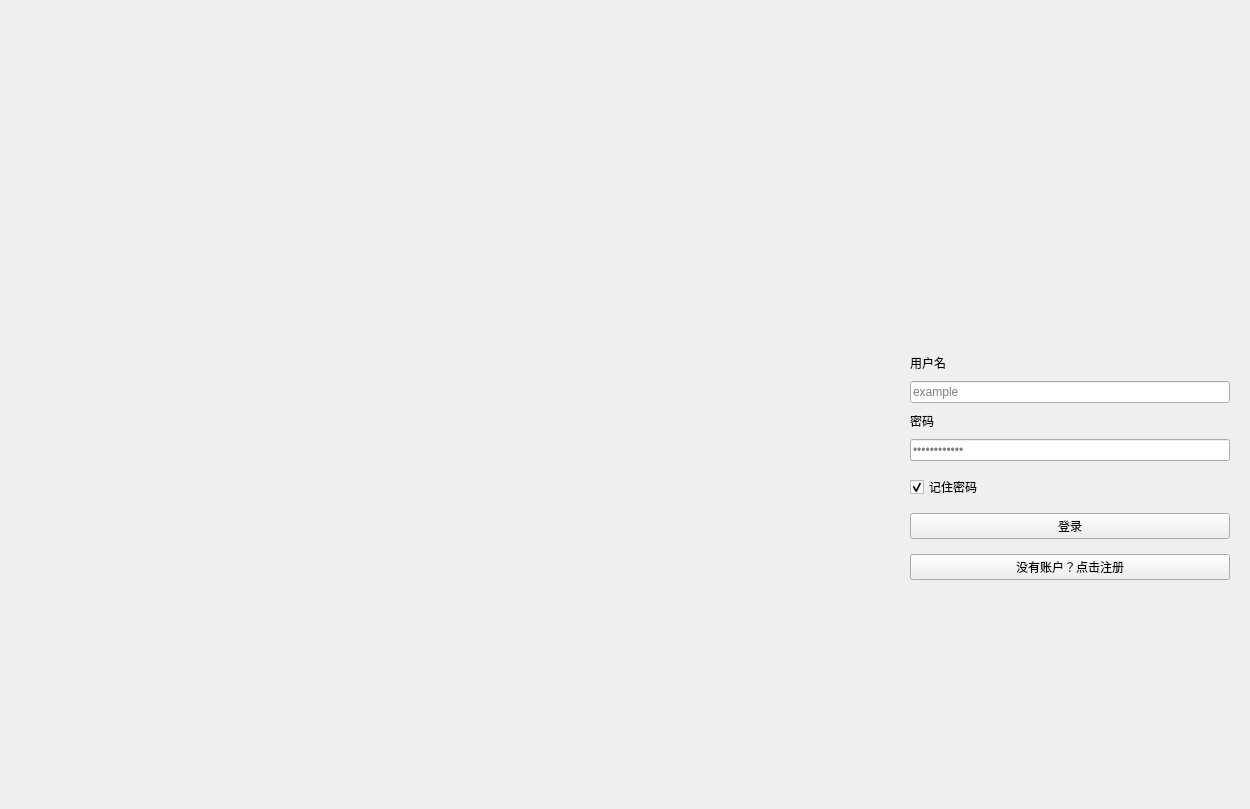
<?xml version="1.0" encoding="UTF-8"?>
<ui version="4.0">
 <class>Form</class>
 <widget class="QWidget" name="Form">
  <property name="geometry">
   <rect>
    <x>0</x>
    <y>0</y>
    <width>1250</width>
    <height>809</height>
   </rect>
  </property>
  <property name="minimumSize">
   <size>
    <width>700</width>
    <height>500</height>
   </size>
  </property>
  <property name="windowTitle">
   <string>Form</string>
  </property>
  <layout class="QHBoxLayout" name="horizontalLayout">
   <property name="spacing">
    <number>0</number>
   </property>
   <property name="leftMargin">
    <number>0</number>
   </property>
   <property name="topMargin">
    <number>0</number>
   </property>
   <property name="rightMargin">
    <number>0</number>
   </property>
   <property name="bottomMargin">
    <number>0</number>
   </property>
   <item>
    <widget class="QLabel" name="label">
     <property name="text">
      <string/>
     </property>
     <property name="pixmap">
      <pixmap resource="../resource.qrc">:/images/background.jpg</pixmap>
     </property>
     <property name="scaledContents">
      <bool>true</bool>
     </property>
    </widget>
   </item>
   <item>
    <widget class="QWidget" name="widget" native="true">
     <property name="sizePolicy">
      <sizepolicy hsizetype="Preferred" vsizetype="Preferred">
       <horstretch>0</horstretch>
       <verstretch>0</verstretch>
      </sizepolicy>
     </property>
     <property name="minimumSize">
      <size>
       <width>360</width>
       <height>0</height>
      </size>
     </property>
     <property name="maximumSize">
      <size>
       <width>360</width>
       <height>16777215</height>
      </size>
     </property>
     <property name="styleSheet">
      <string notr="true">QLabel{
	font: 13px 'Microsoft YaHei'
}</string>
     </property>
     <layout class="QVBoxLayout" name="verticalLayout_2">
      <property name="spacing">
       <number>9</number>
      </property>
      <property name="leftMargin">
       <number>20</number>
      </property>
      <property name="topMargin">
       <number>20</number>
      </property>
      <property name="rightMargin">
       <number>20</number>
      </property>
      <property name="bottomMargin">
       <number>20</number>
      </property>
      <item>
       <spacer name="verticalSpacer">
        <property name="orientation">
         <enum>Qt::Vertical</enum>
        </property>
        <property name="sizeHint" stdset="0">
         <size>
          <width>20</width>
          <height>40</height>
         </size>
        </property>
       </spacer>
      </item>
      <item alignment="Qt::AlignHCenter">
       <widget class="QLabel" name="label_2">
        <property name="enabled">
         <bool>true</bool>
        </property>
        <property name="sizePolicy">
         <sizepolicy hsizetype="Preferred" vsizetype="Expanding">
          <horstretch>0</horstretch>
          <verstretch>0</verstretch>
         </sizepolicy>
        </property>
        <property name="minimumSize">
         <size>
          <width>100</width>
          <height>100</height>
         </size>
        </property>
        <property name="maximumSize">
         <size>
          <width>100</width>
          <height>100</height>
         </size>
        </property>
        <property name="text">
         <string/>
        </property>
        <property name="pixmap">
         <pixmap resource="../resource.qrc">:/images/logo.png</pixmap>
        </property>
        <property name="scaledContents">
         <bool>true</bool>
        </property>
       </widget>
      </item>
      <item>
       <spacer name="verticalSpacer_3">
        <property name="orientation">
         <enum>Qt::Vertical</enum>
        </property>
        <property name="sizeType">
         <enum>QSizePolicy::Fixed</enum>
        </property>
        <property name="sizeHint" stdset="0">
         <size>
          <width>20</width>
          <height>15</height>
         </size>
        </property>
       </spacer>
      </item>
      <item>
       <layout class="QGridLayout" name="gridLayout" columnstretch="0">
        <property name="horizontalSpacing">
         <number>4</number>
        </property>
        <property name="verticalSpacing">
         <number>9</number>
        </property>
       </layout>
      </item>
      <item>
       <widget class="BodyLabel" name="label_5">
        <property name="text">
         <string>用户名</string>
        </property>
       </widget>
      </item>
      <item>
       <widget class="LineEdit" name="username_lineEdit">
        <property name="placeholderText">
         <string>example</string>
        </property>
        <property name="clearButtonEnabled">
         <bool>true</bool>
        </property>
       </widget>
      </item>
      <item>
       <widget class="BodyLabel" name="label_6">
        <property name="text">
         <string>密码</string>
        </property>
       </widget>
      </item>
      <item>
       <widget class="LineEdit" name="password_lineEdit">
        <property name="echoMode">
         <enum>QLineEdit::Password</enum>
        </property>
        <property name="placeholderText">
         <string>••••••••••••</string>
        </property>
        <property name="clearButtonEnabled">
         <bool>true</bool>
        </property>
       </widget>
      </item>
      <item>
       <spacer name="verticalSpacer_5">
        <property name="orientation">
         <enum>Qt::Vertical</enum>
        </property>
        <property name="sizeType">
         <enum>QSizePolicy::Fixed</enum>
        </property>
        <property name="sizeHint" stdset="0">
         <size>
          <width>20</width>
          <height>5</height>
         </size>
        </property>
       </spacer>
      </item>
      <item>
       <widget class="CheckBox" name="remeberpw_checkBox">
        <property name="text">
         <string>记住密码</string>
        </property>
        <property name="checked">
         <bool>true</bool>
        </property>
       </widget>
      </item>
      <item>
       <spacer name="verticalSpacer_4">
        <property name="orientation">
         <enum>Qt::Vertical</enum>
        </property>
        <property name="sizeType">
         <enum>QSizePolicy::Fixed</enum>
        </property>
        <property name="sizeHint" stdset="0">
         <size>
          <width>20</width>
          <height>5</height>
         </size>
        </property>
       </spacer>
      </item>
      <item>
       <widget class="PrimaryPushButton" name="login_button">
        <property name="text">
         <string>登录</string>
        </property>
       </widget>
      </item>
      <item>
       <spacer name="verticalSpacer_6">
        <property name="orientation">
         <enum>Qt::Vertical</enum>
        </property>
        <property name="sizeType">
         <enum>QSizePolicy::Fixed</enum>
        </property>
        <property name="sizeHint" stdset="0">
         <size>
          <width>20</width>
          <height>6</height>
         </size>
        </property>
       </spacer>
      </item>
      <item>
       <widget class="HyperlinkButton" name="register_button">
        <property name="text">
         <string>没有账户？点击注册</string>
        </property>
       </widget>
      </item>
      <item>
       <spacer name="verticalSpacer_2">
        <property name="orientation">
         <enum>Qt::Vertical</enum>
        </property>
        <property name="sizeHint" stdset="0">
         <size>
          <width>20</width>
          <height>40</height>
         </size>
        </property>
       </spacer>
      </item>
     </layout>
    </widget>
   </item>
  </layout>
 </widget>
 <customwidgets>
  <customwidget>
   <class>CheckBox</class>
   <extends>QCheckBox</extends>
   <header>qfluentwidgets</header>
  </customwidget>
  <customwidget>
   <class>HyperlinkButton</class>
   <extends>PushButton</extends>
   <header>qfluentwidgets</header>
  </customwidget>
  <customwidget>
   <class>PushButton</class>
   <extends>QPushButton</extends>
   <header>qfluentwidgets</header>
  </customwidget>
  <customwidget>
   <class>PrimaryPushButton</class>
   <extends>PushButton</extends>
   <header>qfluentwidgets</header>
  </customwidget>
  <customwidget>
   <class>BodyLabel</class>
   <extends>QLabel</extends>
   <header>qfluentwidgets</header>
  </customwidget>
  <customwidget>
   <class>LineEdit</class>
   <extends>QLineEdit</extends>
   <header>qfluentwidgets</header>
  </customwidget>
 </customwidgets>
 <resources>
  <include location="../resource.qrc"/>
 </resources>
 <connections/>
</ui>
